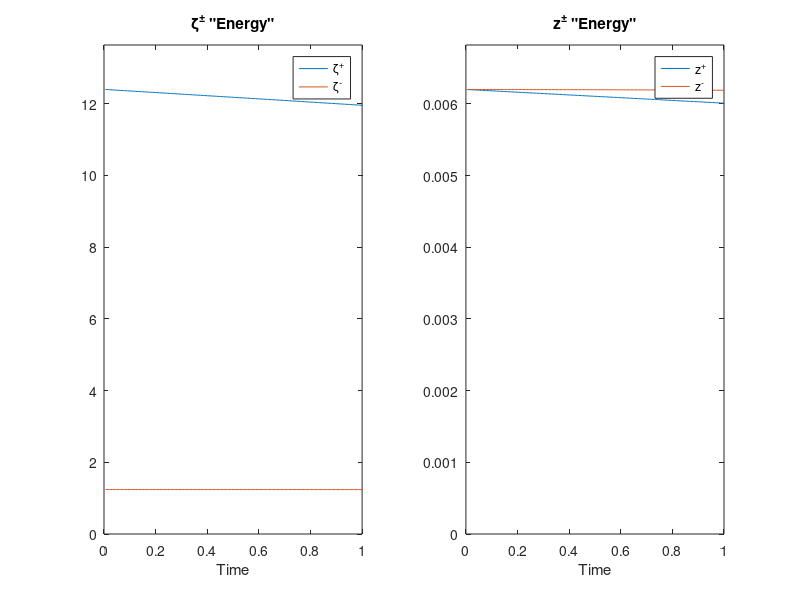

This figure's MATLAB source:
function RMHD_3D

%%%%%%%%%%%%%%%%%%%%%%%%%%%%%%%%%%%%%
%%%                               %%%
%%%   Draft 3D RMHD Solver        %%%
%%%                               %%%
%%%   Uses Elsasser Formulation   %%%
%%%   for an Alfven Wave in a     %%%
%%%   Solid Hypertorus            %%%
%%%                               %%%
%%%%%%%%%%%%%%%%%%%%%%%%%%%%%%%%%%%%%

%% Options %%%%%%%%%%%%%%%%%%%%%%%%%%%%%%%%%%%%%
SlowModes        = 1;         % Calculate evolution of compressive modes in run
TF               = 1;         % Final Time

VariableTimeStep = 1;         % Enable variable time step, else dt must be defined below
% VARIABLE time step
Cutoff           = 100000;     % Maximum number of iterations for variable time step
CFL              = 0.13;      % Courant Number
% FIXED time step
dt               = 1e-3;      % Time Step (For fixed time step runs)

% PLOTTING
TScreen          = 500;       % Screen Update Interval Count (NOTE: plotting is usually slow) (Set to 0 for no plotting)
Fullscreen       = 1;         % Makes plot figure fullscreen !!! Forces figure to foreground through run !!!

%% Paramaters %%%%%%%%%%%%%%%%%%%%%%%%%%%%%%%%%%
va   = 1;      % Alfven velocity
nu   = 1e-3;   % Viscosity          !!! Check which type it is? (Just for label really) !!!
beta = 1;      % c_s/v_A

LX = 2*pi;     % Box-size (x-direction)
LY = 2*pi;     % Box-size (y-direction)
LZ = 2*pi;     % Box-size (z-direction)

NX = 32;       % Resolution in x
NY = 32;       % Resolution in y
NZ = 32;       % Resolution in z
N  = NX*NY*NZ;

if VariableTimeStep == 1
    time         = zeros(1, Cutoff+1);    % +1 accounts for t=0 (incase we reach the cutoff)
    dt_save      = zeros(1, Cutoff);
    E_z_plus     = zeros(1, Cutoff);
    E_z_minus    = zeros(1, Cutoff);
    E_s_plus     = zeros(1, Cutoff);
    E_s_minus    = zeros(1, Cutoff);
    
else
    time = dt:dt:TF;
    
    E_z_plus     = zeros(1,length(time));
    E_z_minus    = zeros(1,length(time));
    E_s_plus     = zeros(1,length(time));
    E_s_minus    = zeros(1,length(time));
end

dx = LX/NX;
dy = LY/NY;
dz = LZ/NZ;
dV = dx*dy*dz;

I=sqrt(-1);
bpar = 1/sqrt(1+(1/beta)^2);
grid_int = dV/N;
t=0.0;

%% Initialise wavevector grid %%%%%%%%%%%%%%%%%%

kx = (2*I*pi/LX)*[0:((NX/2)-1)  -(NX/2):-1];    % [0, 1, ..., NX/2-1, -NX/2, -NX/2+1, ..., -1]    % This is a formatting convention
ky = (2*I*pi/LY)*[0:((NY/2)-1)  -(NY/2):-1];
kz = (2*I*pi/LZ)*[0:((NZ/2)-1)  -(NZ/2):-1];
[KX, KY, KZ] = ndgrid(kx, ky, kz);

dealias = abs(KX)<(1/3)*NX & abs(KY)<(1/3)*NY & abs(KZ)<(1/3)*NZ;    % Cutting of frequencies for dealiasing using the 2/3 rule   (2/3)*(N/2)

k2_perp = KX.^2 + KY.^2;      % (Perpendicular) Laplacian in Fourier space
k2_poisson = k2_perp;
k2_poisson(1,1,:) = 1;        % Fixed Laplacian in F.S. for Poisson's equation (Because first entry was 0)
k2 = k2_perp + KZ.^2;         % Laplacian in F.S.
kperpmax = max([abs(kx) abs(ky)]);
kzmax    = max(abs(kz));
if VariableTimeStep == 0
    exp_correct = exp(dt*nu*k2);  % (Romain thinks k2) %%% !!! Can include linear term !!!
end

%% Initial Condition %%%%%%%%%%%%%%%%%%%%%%%%%%%

[i,j,k] = ndgrid((1:NX)*dx,(1:NY)*dy,(1:NZ)*dz);
XG = permute(i, [2 1 3]);
YG = permute(j, [2 1 3]);
ZG = permute(k, [2 1 3]);

Lap_z_plus  = k2_perp.*fftn(0.1*cos(2*pi*(4*i/LX - 2*j/LY - k/LZ)));
Lap_z_minus = k2_perp.*fftn(0.1*sin(2*pi*(i/LX + j/LY + k/LZ)));

% Lap_zeta_plus  = k2_perp.*fftn(1);
% Lap_zeta_minus = k2_perp.*fftn(0);

if SlowModes == 1
    s_plus  = fftn(0.01*cos(-2*pi*(k/LZ+4*i/LX)));
    s_minus = fftn(0.01*sin( 2*pi*(j/LY+k/LZ)));
end

%% Solver %%%%%%%%%%%%%%%%%%%%%%%%%%%%%%%%%%%%%%

k=0;
n=1;
while t<TF && n<Cutoff
    k=k+1;
    
    if VariableTimeStep == 1
        %% Update time-step        (!!Requires changing time vector!!)
        
        phi = abs((0.5)*(Lap_z_plus + Lap_z_minus)./k2_poisson);
        phi_x = real(ifftn(KX.*phi));    % y component of u_perp
        phi_y = real(ifftn(KY.*phi));    %-x component of u_perp
        
        u_perp = sqrt((phi_x).^2 + (phi_y).^2);
        u_time = abs(u_perp);
        
        psi = abs((0.5)*(Lap_z_plus - Lap_z_minus)./k2_poisson);
        psi_x = real(ifftn(KX.*psi));    % y component of b_perp
        psi_y = real(ifftn(KY.*psi));    %-x component of b_perp
        
        va_perp = sqrt(psi_x.^2 + psi_y.^2);
        va_time = abs(va_perp);
        
        gamma_NL = kperpmax.*(u_time + va_time);
        gamma_L  = kzmax*va;
        dt_grid = CFL./(gamma_NL + gamma_L);
        
        dt = min(dt_grid(:));
        
        dt_save(n) = dt;
        time(n+1)  = time(n) + dt;
        exp_correct = exp(dt*nu*k2);  % Romain thinks k2 %%%                        !!! Can include linear term !!!
    end
    
    %%% Update zeta p/m for new time-step
    z_plus = Lap_z_plus./k2_poisson;
    z_minus = Lap_z_minus./k2_poisson;
    
    %%% Compute Poisson Brackets
    
    % Calculates derivatives for PB
    zp_x  = real(ifftn(KX.*z_plus));
    zm_x  = real(ifftn(KX.*z_minus));
    zp_y  = real(ifftn(KY.*z_plus));
    zm_y  = real(ifftn(KY.*z_minus));
    
    if SlowModes == 1
        sp_x  = real(ifftn(KX.*s_plus));
        sm_x  = real(ifftn(KX.*s_minus));
        sp_y  = real(ifftn(KY.*s_plus));
        sm_y  = real(ifftn(KY.*s_minus));
    end
    
    Lzp_x = real(ifftn(KX.*Lap_z_plus));
    Lzm_x = real(ifftn(KX.*Lap_z_minus));
    Lzp_y = real(ifftn(KY.*Lap_z_plus));
    Lzm_y = real(ifftn(KY.*Lap_z_minus));
    
    % Calculates PB
    % Alfven
    PB_zp_Lzm = fftn((zp_x.*Lzm_y) - (zp_y.*Lzm_x));
    PB_zm_Lzp = fftn((zm_x.*Lzp_y) - (zm_y.*Lzp_x));
    PB_zp_zm  = fftn((zp_x.*zm_y)  - (zp_y.*zm_x));
    
    % Compressive
    if SlowModes == 1
        PB_zp_sp  = fftn((zp_x.*sp_y)  - (zp_y.*sp_x));
        PB_zp_sm  = fftn((zp_x.*sm_y)  - (zp_y.*sm_x));
        PB_zm_sp  = fftn((zm_x.*sp_y)  - (zm_y.*sp_x));
        PB_zm_sm  = fftn((zm_x.*sm_y)  - (zm_y.*sm_x));
    end
    
    NL_z_Sup = -(0.5).*(PB_zp_Lzm + PB_zm_Lzp).*dealias;
    NL_z_Lap = -(0.5).*k2_perp.*PB_zp_zm.*dealias;
    NL_z_plus  = NL_z_Sup - NL_z_Lap;
    NL_z_minus = NL_z_Sup + NL_z_Lap;
    
    if SlowModes == 1
        NL_s_plus   = -(0.5).*((1-bpar).*PB_zp_sp + (1+bpar).*PB_zm_sp).*dealias;
        NL_s_minus  = -(0.5).*((1+bpar).*PB_zp_sm + (1-bpar).*PB_zm_sm).*dealias;
    end
    %%% Compute Linear terms
    
    Lin_z_plus  =   va.*KZ.*Lap_z_plus;
    Lin_z_minus =  -va.*KZ.*Lap_z_minus;
    
    if SlowModes == 1
        Lin_s_plus     =  (va*bpar).*KZ.*s_plus;
        Lin_s_minus    = -(va*bpar).*KZ.*s_minus;
    end
    %%% Compute Solution at the next step %%%
    
    Lap_z_plus_new  = dt*(Lin_z_plus + NL_z_plus) + Lap_z_plus;
    Lap_z_minus_new = dt*(Lin_z_minus + NL_z_minus) + Lap_z_minus;
    
    Lap_z_plus_new  = Lap_z_plus_new.*exp_correct;
    Lap_z_minus_new = Lap_z_minus_new.*exp_correct;
    
    if SlowModes == 1
        s_plus_new         = dt*(Lin_s_plus + NL_s_plus) + s_plus;
        s_minus_new        = dt*(Lin_s_minus + NL_s_minus) + s_minus;
        
        s_plus_new  = s_plus_new.*exp_correct;
        s_minus_new = s_minus_new.*exp_correct;
    end
    %%% Energy %%%
    
    E_z_plus_grid  = (abs(Lap_z_plus_new).^2)./abs(k2_poisson);
    E_z_minus_grid = (abs(Lap_z_minus_new).^2)./abs(k2_poisson);
    
    E_z_plus(n)  = (0.5)*sum(E_z_plus_grid(:))*(grid_int);
    E_z_minus(n) = (0.5)*sum(E_z_minus_grid(:))*(grid_int);
    
    if SlowModes == 1
        E_s_plus_grid     = (abs(s_plus_new)).^2;
        E_s_minus_grid    = (abs(s_minus_new)).^2;
        
        E_s_plus(n)     = (0.5)*sum(E_s_plus_grid(:))*(grid_int);
        E_s_minus(n)    = (0.5)*sum(E_s_minus_grid(:))*(grid_int);
    end
    t=t+dt;
    
    %% Plotting %%%         %%% Can add better slow mode switch (get rid of 2 subplots)
    if (k == TScreen)
        
        %Go back to real space for plotting
        zp  = double(permute(real(ifftn(Lap_z_plus_new./k2_poisson)),[2,1,3]));
        zm  = double(permute(real(ifftn(Lap_z_minus_new./k2_poisson)),[2,1,3]));
        if SlowModes == 1
            sp     = double(permute(real(ifftn(s_plus_new)),[2,1,3]));
            sm     = double(permute(real(ifftn(s_minus_new)),[2,1,3]));
        end
        figure(1)
        if Fullscreen == 1
            set(gcf, 'Units', 'Normalized', 'OuterPosition', [0, 0.04, 1, 0.96])        % Makes figure fullscreen
        end
        if SlowModes == 1
            subplot(2,2,1)
        else
            subplot(1,2,1)
        end
        hold on
        hx = slice(XG, YG, ZG, zp, LX, [], []);
        set(hx,'FaceColor','interp','EdgeColor','none')
        hy = slice(XG, YG, ZG, zp, [], dy, []);
        set(hy,'FaceColor','interp','EdgeColor','none')
        hz = slice(XG, YG, ZG, zp, [], [], LZ);
        set(hz,'FaceColor','interp','EdgeColor','none')
        hold off
        daspect([1,1,1])
        axis tight
        box on
        view(42,16)
        camproj perspective
        set(gcf,'Renderer','zbuffer')
        title([num2str(t,'%0.3f') '  \zeta^+'])
        xlabel('x')
        ylabel('y')
        zlabel('z')
        colorbar
        
        if SlowModes == 1
            subplot(2,2,2)
        else
            subplot(1,2,2)
        end
        hold on
        hx = slice(XG, YG, ZG, zm, LX, [], []);
        set(hx,'FaceColor','interp','EdgeColor','none')
        hy = slice(XG, YG, ZG, zm, [], dy, []);
        set(hy,'FaceColor','interp','EdgeColor','none')
        hz = slice(XG, YG, ZG, zm, [], [], LZ);
        set(hz,'FaceColor','interp','EdgeColor','none')
        hold off
        daspect([1,1,1])
        axis tight
        box on
        view(42,16)
        camproj perspective
        set(gcf,'Renderer','zbuffer')
        title('\zeta^-')
        xlabel('x')
        ylabel('y')
        zlabel('z')
        colorbar
        
        if SlowModes == 1
            subplot(2,2,3)
            hold on
            hx = slice(XG, YG, ZG, sp, LX, [], []);
            set(hx,'FaceColor','interp','EdgeColor','none')
            hy = slice(XG, YG, ZG, sp, [], dy, []);
            set(hy,'FaceColor','interp','EdgeColor','none')
            hz = slice(XG, YG, ZG, sp, [], [], LZ);
            set(hz,'FaceColor','interp','EdgeColor','none')
            hold off
            
            daspect([1,1,1])
            axis tight
            box on
            view(42,16)
            camproj perspective
            set(gcf,'Renderer','zbuffer')
            title('z^+')
            xlabel('x')
            ylabel('y')
            zlabel('z')
            colorbar
            
            subplot(2,2,4)
            hold on
            hx = slice(XG, YG, ZG, sm, LX, [], []);
            set(hx,'FaceColor','interp','EdgeColor','none')
            hy = slice(XG, YG, ZG, sm, [], dy, []);
            set(hy,'FaceColor','interp','EdgeColor','none')
            hz = slice(XG, YG, ZG, sm, [], [], LZ);
            set(hz,'FaceColor','interp','EdgeColor','none')
            hold off
            
            daspect([1,1,1])
            axis tight
            box on
            view(42,16)
            camproj perspective
            set(gcf,'Renderer','zbuffer')
            title('z^-')
            xlabel('x')
            ylabel('y')
            zlabel('z')
            colorbar
        end
        %         saveas(gcf, ['./gif/' num2str(t) '.jpg'])
        drawnow
        k=0;
    end
    
    % Update variables for next timestep
    n = n+1;
    Lap_z_plus  = Lap_z_plus_new;
    Lap_z_minus = Lap_z_minus_new;
    if SlowModes == 1
        s_plus         = s_plus_new;
        s_minus        = s_minus_new;
    end
end

%% Energy Plot %%%%%%%%%%%%%%%%%%%%%%%%%%%%%%%%%
if VariableTimeStep == 1
    % Cut off trailing zeros from time and energy vectors
    time = time(2:find(time,1,'last'));
    E_z_plus  = E_z_plus(1:length(time));
    E_z_minus = E_z_minus(1:length(time));
    E_s_plus  = E_s_plus(1:length(time));
    E_s_minus = E_s_minus(1:length(time));
end

figure(2)
if SlowModes == 1
    subplot(1,2,1)
    plot(time, E_z_plus, time, E_z_minus)
    title('\zeta^{\pm} "Energy"')
    legend('\zeta^+', '\zeta^-', 'Location', 'Best')
    xlabel('Time')
    axis([0 TF 0 1.1*max([E_z_plus E_z_minus])])
    
    subplot(1,2,2)
    plot(time, E_s_plus, time, E_s_minus)
    title('z^{\pm} "Energy"')
    legend('z^+', 'z^-', 'Location', 'Best')
    xlabel('Time')
    axis([0 TF 0 1.1*max([E_s_plus E_s_minus])])
else
    plot(time, E_z_plus, time, E_z_minus)
    title('\zeta^{\pm} "Energy"')
    legend('\zeta^+', '\zeta^-', 'Location', 'Best')
    xlabel('Time')
    axis([0 TF 0 1.1*max([E_z_plus E_z_minus])])
end
end